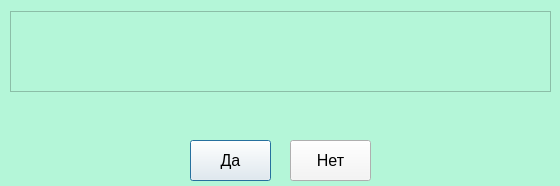
<?xml version="1.0" encoding="UTF-8"?>
<ui version="4.0">
 <class>Dialog</class>
 <widget class="QDialog" name="Dialog">
  <property name="geometry">
   <rect>
    <x>0</x>
    <y>0</y>
    <width>560</width>
    <height>186</height>
   </rect>
  </property>
  <property name="font">
   <font>
    <family>Calibri</family>
    <pointsize>18</pointsize>
   </font>
  </property>
  <property name="windowTitle">
   <string>Dialog</string>
  </property>
  <property name="styleSheet">
   <string notr="true">background-color: rgb(180, 246, 216)</string>
  </property>
  <widget class="QPushButton" name="OKbutton">
   <property name="geometry">
    <rect>
     <x>190</x>
     <y>140</y>
     <width>81</width>
     <height>41</height>
    </rect>
   </property>
   <property name="font">
    <font>
     <pointsize>-1</pointsize>
     <weight>50</weight>
     <italic>false</italic>
     <bold>false</bold>
    </font>
   </property>
   <property name="styleSheet">
    <string notr="true">font-size: 16px;
font: &quot;Yu Gothic UI Semibold&quot;;
background-color: rgb(245, 245, 245)</string>
   </property>
   <property name="text">
    <string>Да</string>
   </property>
  </widget>
  <widget class="QTextBrowser" name="text">
   <property name="geometry">
    <rect>
     <x>10</x>
     <y>11</y>
     <width>541</width>
     <height>81</height>
    </rect>
   </property>
   <property name="font">
    <font>
     <pointsize>-1</pointsize>
     <weight>50</weight>
     <italic>false</italic>
     <bold>false</bold>
    </font>
   </property>
   <property name="styleSheet">
    <string notr="true">color: rgb(0, 0, 0);
font-size: 16px;
font: &quot;Arial Black&quot;;</string>
   </property>
   <property name="html">
    <string>&lt;!DOCTYPE HTML PUBLIC &quot;-//W3C//DTD HTML 4.0//EN&quot; &quot;http://www.w3.org/TR/REC-html40/strict.dtd&quot;&gt;
&lt;html&gt;&lt;head&gt;&lt;meta name=&quot;qrichtext&quot; content=&quot;1&quot; /&gt;&lt;style type=&quot;text/css&quot;&gt;
p, li { white-space: pre-wrap; }
&lt;/style&gt;&lt;/head&gt;&lt;body style=&quot; font-family:'Calibri'; font-size:16px; font-weight:400; font-style:normal;&quot;&gt;
&lt;p align=&quot;center&quot; style=&quot;-qt-paragraph-type:empty; margin-top:0px; margin-bottom:0px; margin-left:0px; margin-right:0px; -qt-block-indent:0; text-indent:0px; font-family:'MS Shell Dlg 2';&quot;&gt;&lt;br /&gt;&lt;/p&gt;&lt;/body&gt;&lt;/html&gt;</string>
   </property>
  </widget>
  <widget class="QPushButton" name="CancelButton">
   <property name="geometry">
    <rect>
     <x>290</x>
     <y>140</y>
     <width>81</width>
     <height>41</height>
    </rect>
   </property>
   <property name="font">
    <font>
     <pointsize>-1</pointsize>
     <weight>50</weight>
     <italic>false</italic>
     <bold>false</bold>
    </font>
   </property>
   <property name="styleSheet">
    <string notr="true">font-size: 16px;
font: &quot;Yu Gothic UI Semibold&quot;;
background-color: rgb(245, 245, 245)</string>
   </property>
   <property name="text">
    <string>Нет</string>
   </property>
  </widget>
  <widget class="QLabel" name="error">
   <property name="geometry">
    <rect>
     <x>10</x>
     <y>100</y>
     <width>541</width>
     <height>31</height>
    </rect>
   </property>
   <property name="font">
    <font>
     <family>Franklin Gothic Demi</family>
     <pointsize>16</pointsize>
     <weight>50</weight>
     <italic>false</italic>
     <bold>false</bold>
    </font>
   </property>
   <property name="styleSheet">
    <string notr="true">color: red;
font-size: 16px;
font: 16pt &quot;Franklin Gothic Demi&quot;;</string>
   </property>
   <property name="text">
    <string/>
   </property>
   <property name="alignment">
    <set>Qt::AlignCenter</set>
   </property>
  </widget>
 </widget>
 <resources/>
 <connections/>
</ui>
